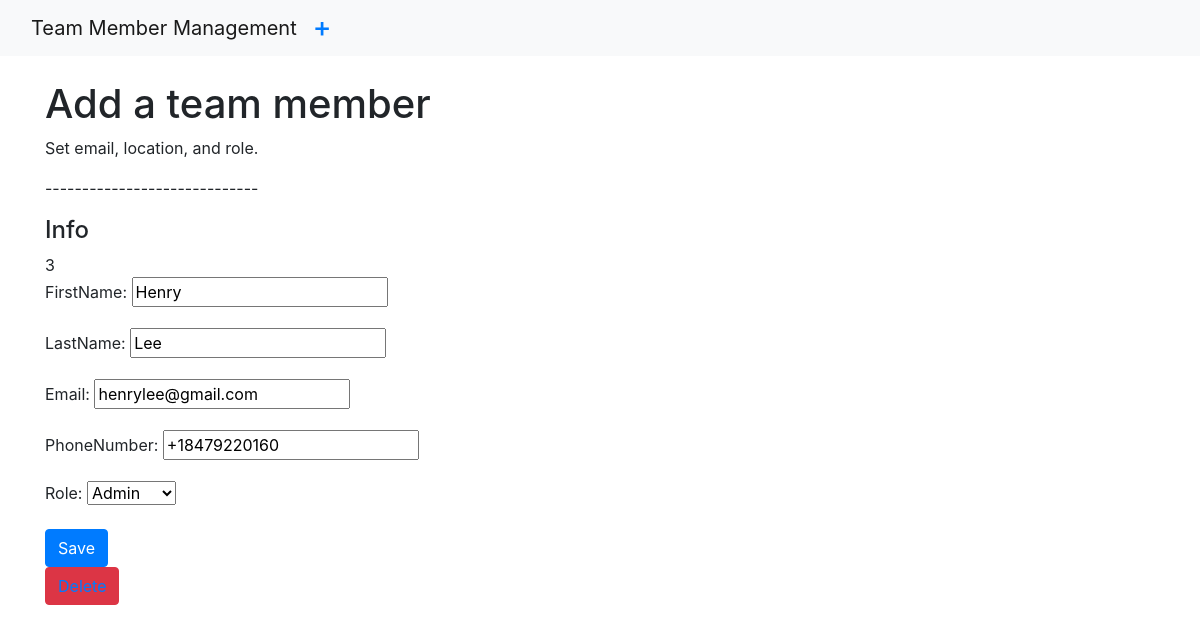
The page /edit/3 on the database its author committed.
### teamMember/models.py (models this page shows, shortened)
class teamMember(models.Model):
    FirstName = models.CharField(max_length=255)
    LastName = models.CharField(max_length=255)
    Email = models.EmailField(max_length=255)
    PhoneNumber = PhoneNumberField()
    TYPE_SELECT = (
        ('Admin', 'Admin'),
        ('Regular', 'Regular'),
    )
    Role = models.CharField(max_length=11, choices=TYPE_SELECT)

### teamMember/views.py (the view)
# urls.py: path('edit/<slug:pk>', EditView.as_view(), name='edit'),
class EditView(UpdateView):
    model = teamMember
    template_name = 'edit.html'
    fields = '__all__'
    success_url="/"

### teamMember/templates/edit.html (shortened to what this page needs)
{% extends 'base.html' %}
{% block content %}
<!DOCTYPE html>
<html>
<head>
</head>
<body>
    <h1>Add a team member</h1>
    <p> Set email, location, and role.</p>
    <p>-----------------------------</p>
    <h4>Info</h4>
    <div class="form-group">
        <form method="POST">
            {{object.id}}
            {{form.as_p}}
            <button class="btn btn-primary">Save</button>
        </form>
        <button class="btn btn-danger"><a href="{% url 'delete' object.id %}">Delete</a></button>
    </div>
</body>
</html>
{% endblock %}

### rows shown on the page
teamMember: id "3", FirstName "Henry", LastName "Lee", Email "henrylee@gmail.com", PhoneNumber "+18479220160", Role "Admin"
